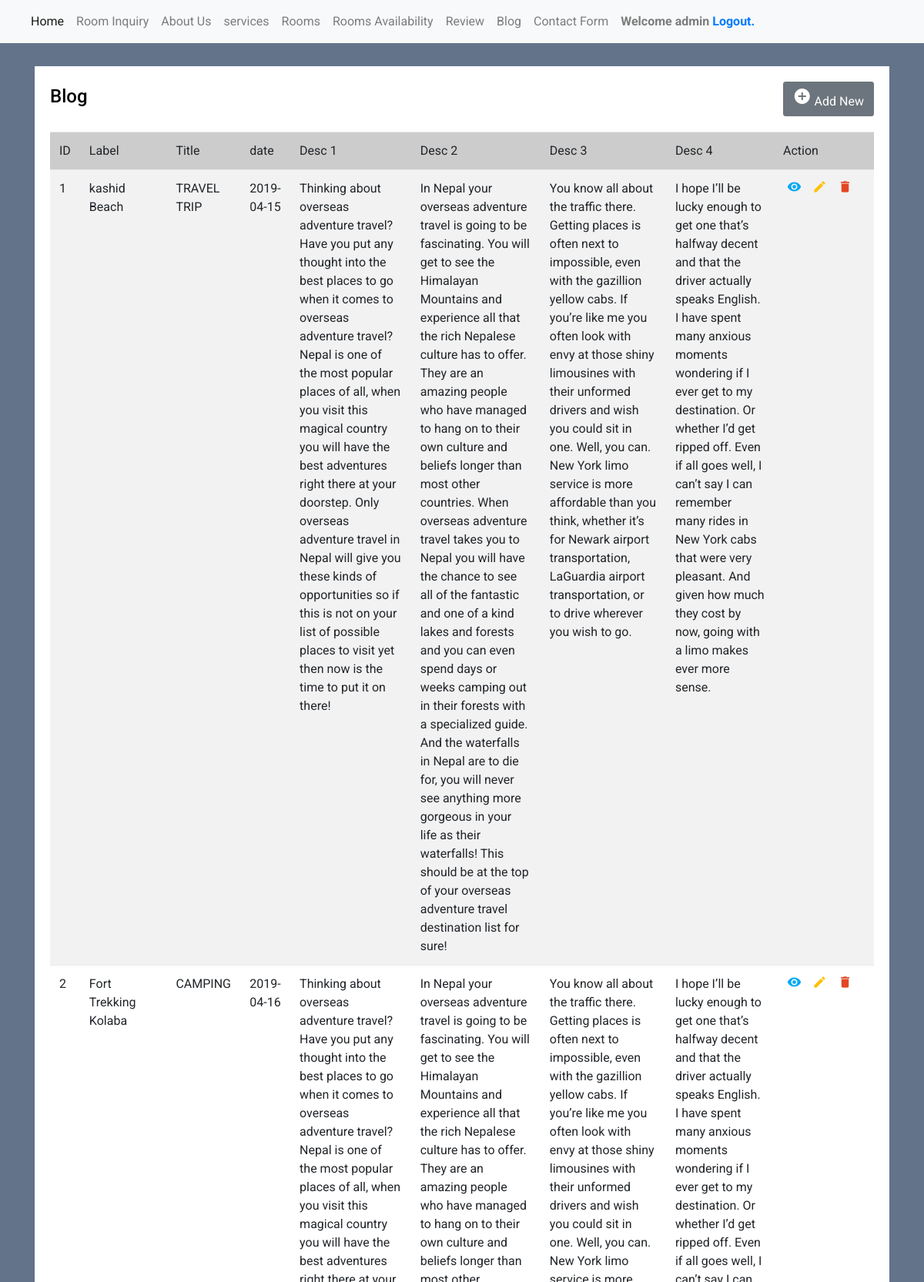
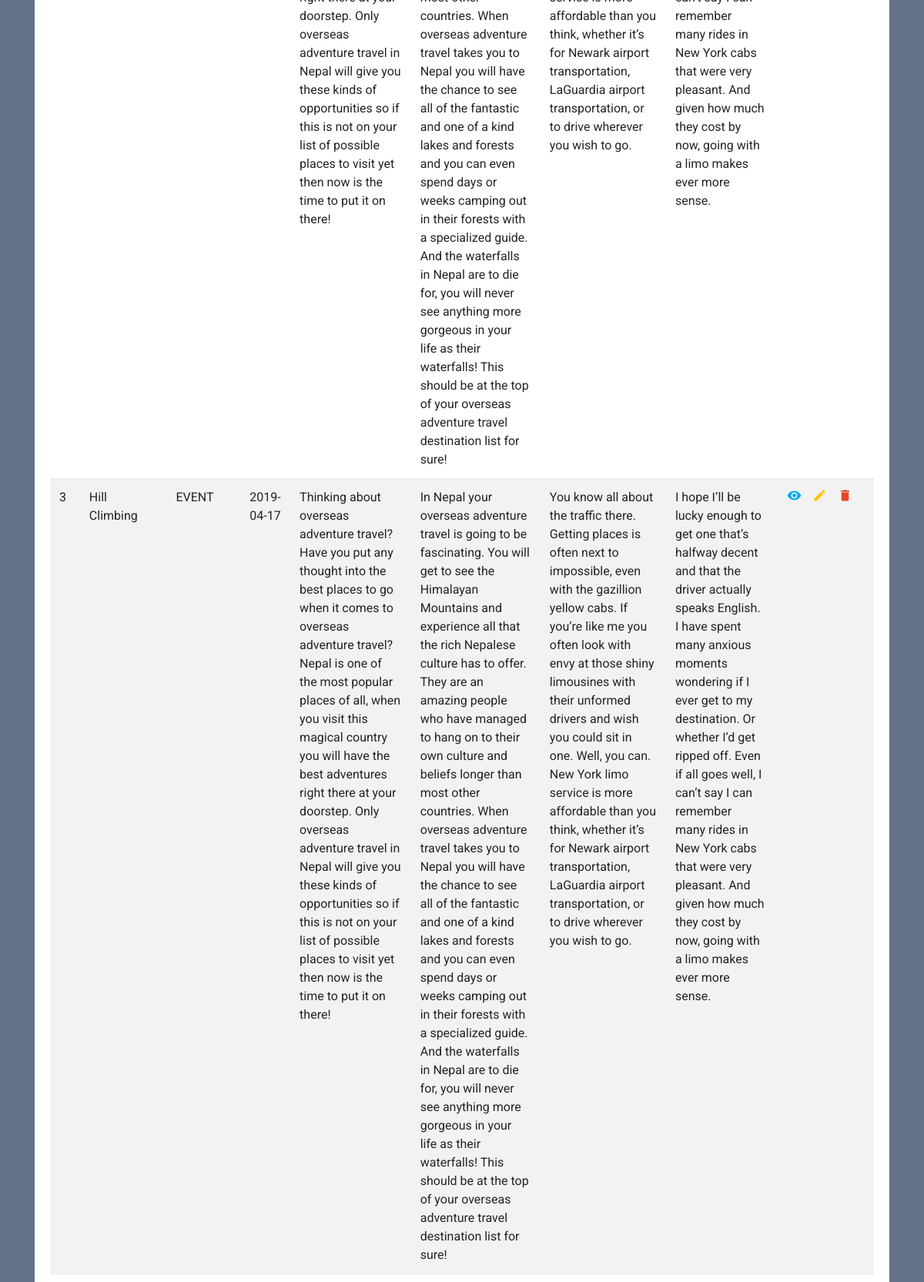
Screenshot of /admin/blog.php (signed in, upper part) with the database file from the repository (2 pictures, top to bottom).
### tables this page shows
CREATE TABLE `blog` (
  `id` int(11) NOT NULL,
  `blog_head` varchar(50) NOT NULL,
  `blog_liner` varchar(50) NOT NULL,
  `img` varchar(50) NOT NULL,
  `label` varchar(50) NOT NULL,
  `title` varchar(50) NOT NULL,
  `dt` date NOT NULL,
  `desc1` varchar(1000) NOT NULL,
  `desc2` varchar(1000) NOT NULL,
  `desc3` varchar(1000) NOT NULL,
  `desc4` varchar(1000) NOT NULL,
  `blog_author` varchar(50) NOT NULL
);

### admin/blog.php (the view, shortened to what this page needs)
<?php
include('dbconnection.php');
if(!isset($_SESSION['valid'])) {
    header('Location: index.php');
}
else
{
?>
<!DOCTYPE html>
<html lang="en">
<head>
<link rel="stylesheet" href="https://stackpath.bootstrapcdn.com/bootstrap/4.5.0/css/bootstrap.min.css">
<link rel="stylesheet" href="https://maxcdn.bootstrapcdn.com/font-awesome/4.7.0/css/font-awesome.min.css">
</head>
<body>
<nav class="navbar navbar-expand-lg navbar-light bg-light">
<div class="collapse navbar-collapse" id="navbarSupportedContent">
<ul class="navbar-nav mr-auto">
<li class="nav-item active">
<a class="nav-link" href="main.php">Home <span class="sr-only">(current)</span></a>
</li>
<li class="nav-item">
<a class="nav-link" href="room_inquiry.php">Room Inquiry</a>
</li>
<li class="nav-item">
<a class="nav-link" href="about_us.php">About Us</a>
</li>
<li class="nav-item">
<a class="nav-link" href="services.php">services</a>
</li>
<li class="nav-item">
<a class="nav-link" href="main.php">Rooms</a>
</li>
<li class="nav-item">
<a class="nav-link" href="room_availibility.php">Rooms Availability</a>
</li>
<li class="nav-item">
<a class="nav-link" href="review.php">Review</a>
</li>
<li class="nav-item">
<a class="nav-link" href="blog.php">Blog</a>
</li>
<li class="nav-item">
<a class="nav-link" href="contact.php">Contact Form</a>
</li>
<li class="nav-item">
<div class="nav-link"><b>Welcome <?php echo $_SESSION["username"]; ?> <a href="logout.php" tite="Logout">Logout.</a></b></div>
</li>
</ul>
</div>
</nav>
<div class="container-xl">
<div class="table-responsive">
<div class="table-wrapper">
<div class="table-title">
<div class="row">
<div class="col-sm-5">
<h2>Blog</h2>
</div>
<div class="col-sm-7" align="right">
<a href="insert.php" class="btn btn-secondary"><i class="material-icons">&#xE147;</i> <span>Add New</span></a>
</div>
</div>
</div>
<table class="table table-striped table-hover">
<thead>
<tr bgcolor='#CCCCCC'>
<td>ID</td>
<td>Label</td>
<td>Title</td>
<td>date</td>
<td>Desc 1</td>
<td>Desc 2</td>
<td>Desc 3</td>
<td>Desc 4</td>
<td>Action</td>
</tr>
</thead>
<tbody>
<?php
$ret=mysqli_query($con,"SELECT * FROM blog");
$cnt=1;
$row=mysqli_num_rows($ret);
if($row>0){
while ($row=mysqli_fetch_array($ret)) {
?>
<tr>
<td><?php echo $cnt;?></td>
<td><?php  echo $row['label'];?></td>
<td><?php  echo $row['title'];?></td>
<td><?php  echo $row['dt'];?></td>
<td> <?php  echo $row['desc1'];?></td>
<td> <?php  echo $row['desc2'];?></td>
<td> <?php  echo $row['desc3'];?></td>
<td> <?php  echo $row['desc4'];?></td>
<td>
<?php
if($_SESSION["admin_status"] == "Y")
{
    ?>
<a href="read.php?viewid=<?php echo htmlentities ($row['id']);?>" class="view" title="View" data-toggle="tooltip"><i class="material-icons">&#xE417;</i></a>
    <a href="edit_blog.php?editid=<?php echo htmlentities ($row['id']);?>" class="edit" title="Edit" data-toggle="tooltip"><i class="material-icons">&#xE254;</i></a>
    <a href="main.php?delid=<?php echo ($row['id']);?>" class="delete" title="Delete" data-toggle="tooltip" onclick="return confirm('Do you really want to Delete ?');"><i class="material-icons">&#xE872;</i></a>
    <?php
}
?>
</td>
</tr>
<?php
$cnt=$cnt+1;
} } else {?>
<tr>
    <th style="text-align:center; color:red;" colspan="6">No Record Found</th>
</tr>
<?php } ?>
</tbody>
</table>
</div>
</div>
</div>
</body>
</html>
<?php
}
?>

### admin/blog.php (style rules this page uses)
body { color: #fff; background: #63738a; font-family: 'Roboto', sans-serif; }
.table-responsive { margin: 30px 0; }
.table-wrapper { min-width: 1000px; background: #fff; padding: 20px; box-shadow: 0 1px 1px rgba(0,0,0,.05); }
.table-title { font-size: 15px; padding-bottom: 10px; margin: 0 0 10px; min-height: 45px; }
.table-title h2 { margin: 5px 0 0; font-size: 24px; color: black; }
table.table tr th, table.table tr td { border-color: #e9e9e9; }
table.table td:last-child { width: 130px; }
table.table td a { color: #a0a5b1; display: inline-block; margin: 0 5px; }
table.table td a.view { color: #03A9F4; }
table.table td a.edit { color: #FFC107; }
table.table td a.delete { color: #E34724; }
table.table td i { font-size: 19px; }
.form-control, .btn { border-radius: 3px; }

### rows the page displays
blog: label "kashid Beach", title "TRAVEL TRIP", dt "2019-04-15", desc1 "Thinking about overseas adventure travel? Have you put any thought into the best places to go when it comes to overseas adventure travel? Nepal is one of the most popular places of all, when you visit this magical country you will have the best adventures right there at your doorstep. Only overseas adventure travel in Nepal will give you these kinds of opportunities so if this is not on your list of possible places to visit yet then now is the time to put it on there!", desc2 "In Nepal your overseas adventure travel is going to be fascinating. You will get to see the Himalayan Mountains and experience all that the rich Nepalese culture has to offer. They are an amazing people who have managed to hang on to their own culture and beliefs longer than most other countries. When overseas adventure travel takes you to Nepal you will have the chance to see all of the fantastic and one of a kind lakes and forests and you can even spend days or weeks camping out in their forests with a specialized guide. And the waterfalls in Nepal are to die for, you will never see anything more gorgeous in your life as their waterfalls! This should be at the top of your overseas…", desc3 "You know all about the traffic there. Getting places is often next to impossible, even with the gazillion yellow cabs. If you’re like me you often look with envy at those shiny limousines with their unformed drivers and wish you could sit in one. Well, you can. New York limo service is more affordable than you think, whether it’s for Newark airport transportation, LaGuardia airport transportation, or to drive wherever you wish to go.", desc4 "I hope I’ll be lucky enough to get one that’s halfway decent and that the driver actually speaks English. I have spent many anxious moments wondering if I ever get to my destination. Or whether I’d get ripped off. Even if all goes well, I can’t say I can remember many rides in New York cabs that were very pleasant. And given how much they cost by now, going with a limo makes ever more sense."
blog: label "Fort Trekking Kolaba", title "CAMPING", dt "2019-04-16", desc1 "Thinking about overseas adventure travel? Have you put any thought into the best places to go when it comes to overseas adventure travel? Nepal is one of the most popular places of all, when you visit this magical country you will have the best adventures right there at your doorstep. Only overseas adventure travel in Nepal will give you these kinds of opportunities so if this is not on your list of possible places to visit yet then now is the time to put it on there!", desc2 "In Nepal your overseas adventure travel is going to be fascinating. You will get to see the Himalayan Mountains and experience all that the rich Nepalese culture has to offer. They are an amazing people who have managed to hang on to their own culture and beliefs longer than most other countries. When overseas adventure travel takes you to Nepal you will have the chance to see all of the fantastic and one of a kind lakes and forests and you can even spend days or weeks camping out in their forests with a specialized guide. And the waterfalls in Nepal are to die for, you will never see anything more gorgeous in your life as their waterfalls! This should be at the top of your overseas…", desc3 "You know all about the traffic there. Getting places is often next to impossible, even with the gazillion yellow cabs. If you’re like me you often look with envy at those shiny limousines with their unformed drivers and wish you could sit in one. Well, you can. New York limo service is more affordable than you think, whether it’s for Newark airport transportation, LaGuardia airport transportation, or to drive wherever you wish to go.", desc4 "I hope I’ll be lucky enough to get one that’s halfway decent and that the driver actually speaks English. I have spent many anxious moments wondering if I ever get to my destination. Or whether I’d get ripped off. Even if all goes well, I can’t say I can remember many rides in New York cabs that were very pleasant. And given how much they cost by now, going with a limo makes ever more sense."
blog: label "Hill Climbing", title "EVENT", dt "2019-04-17", desc1 "Thinking about overseas adventure travel? Have you put any thought into the best places to go when it comes to overseas adventure travel? Nepal is one of the most popular places of all, when you visit this magical country you will have the best adventures right there at your doorstep. Only overseas adventure travel in Nepal will give you these kinds of opportunities so if this is not on your list of possible places to visit yet then now is the time to put it on there!", desc2 "In Nepal your overseas adventure travel is going to be fascinating. You will get to see the Himalayan Mountains and experience all that the rich Nepalese culture has to offer. They are an amazing people who have managed to hang on to their own culture and beliefs longer than most other countries. When overseas adventure travel takes you to Nepal you will have the chance to see all of the fantastic and one of a kind lakes and forests and you can even spend days or weeks camping out in their forests with a specialized guide. And the waterfalls in Nepal are to die for, you will never see anything more gorgeous in your life as their waterfalls! This should be at the top of your overseas…", desc3 "You know all about the traffic there. Getting places is often next to impossible, even with the gazillion yellow cabs. If you’re like me you often look with envy at those shiny limousines with their unformed drivers and wish you could sit in one. Well, you can. New York limo service is more affordable than you think, whether it’s for Newark airport transportation, LaGuardia airport transportation, or to drive wherever you wish to go.", desc4 "I hope I’ll be lucky enough to get one that’s halfway decent and that the driver actually speaks English. I have spent many anxious moments wondering if I ever get to my destination. Or whether I’d get ripped off. Even if all goes well, I can’t say I can remember many rides in New York cabs that were very pleasant. And given how much they cost by now, going with a limo makes ever more sense."

### other values shown
$_SESSION["username"] "admin"
